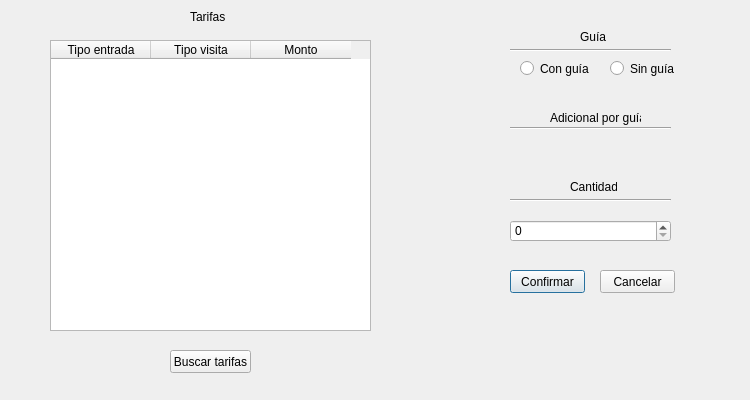
<?xml version="1.0" encoding="UTF-8"?>
<ui version="4.0">
 <class>TarifaEntradas</class>
 <widget class="QDialog" name="TarifaEntradas">
  <property name="geometry">
   <rect>
    <x>0</x>
    <y>0</y>
    <width>750</width>
    <height>400</height>
   </rect>
  </property>
  <property name="minimumSize">
   <size>
    <width>750</width>
    <height>400</height>
   </size>
  </property>
  <property name="maximumSize">
   <size>
    <width>750</width>
    <height>400</height>
   </size>
  </property>
  <property name="windowTitle">
   <string>Dialog</string>
  </property>
  <widget class="QTableWidget" name="t_tarifas">
   <property name="geometry">
    <rect>
     <x>50</x>
     <y>40</y>
     <width>321</width>
     <height>291</height>
    </rect>
   </property>
   <column>
    <property name="text">
     <string>Tipo entrada</string>
    </property>
   </column>
   <column>
    <property name="text">
     <string>Tipo visita</string>
    </property>
   </column>
   <column>
    <property name="text">
     <string>Monto</string>
    </property>
   </column>
  </widget>
  <widget class="Line" name="line">
   <property name="geometry">
    <rect>
     <x>510</x>
     <y>40</y>
     <width>161</width>
     <height>20</height>
    </rect>
   </property>
   <property name="orientation">
    <enum>Qt::Horizontal</enum>
   </property>
  </widget>
  <widget class="QLabel" name="label">
   <property name="geometry">
    <rect>
     <x>580</x>
     <y>30</y>
     <width>47</width>
     <height>13</height>
    </rect>
   </property>
   <property name="text">
    <string>Guía</string>
   </property>
  </widget>
  <widget class="QRadioButton" name="RB_con_guia">
   <property name="geometry">
    <rect>
     <x>520</x>
     <y>60</y>
     <width>82</width>
     <height>17</height>
    </rect>
   </property>
   <property name="text">
    <string>Con guía</string>
   </property>
  </widget>
  <widget class="QRadioButton" name="RB_sin_guia">
   <property name="geometry">
    <rect>
     <x>610</x>
     <y>60</y>
     <width>82</width>
     <height>17</height>
    </rect>
   </property>
   <property name="text">
    <string>Sin guía</string>
   </property>
  </widget>
  <widget class="Line" name="line_2">
   <property name="geometry">
    <rect>
     <x>510</x>
     <y>120</y>
     <width>161</width>
     <height>16</height>
    </rect>
   </property>
   <property name="orientation">
    <enum>Qt::Horizontal</enum>
   </property>
  </widget>
  <widget class="QLabel" name="label_2">
   <property name="geometry">
    <rect>
     <x>550</x>
     <y>110</y>
     <width>91</width>
     <height>16</height>
    </rect>
   </property>
   <property name="text">
    <string>Adicional por guía</string>
   </property>
  </widget>
  <widget class="QLabel" name="lbl_adicional_guia">
   <property name="geometry">
    <rect>
     <x>580</x>
     <y>140</y>
     <width>47</width>
     <height>13</height>
    </rect>
   </property>
   <property name="font">
    <font>
     <weight>75</weight>
     <bold>true</bold>
    </font>
   </property>
   <property name="text">
    <string/>
   </property>
  </widget>
  <widget class="Line" name="line_3">
   <property name="geometry">
    <rect>
     <x>510</x>
     <y>190</y>
     <width>161</width>
     <height>20</height>
    </rect>
   </property>
   <property name="orientation">
    <enum>Qt::Horizontal</enum>
   </property>
  </widget>
  <widget class="QLabel" name="label_4">
   <property name="geometry">
    <rect>
     <x>570</x>
     <y>180</y>
     <width>47</width>
     <height>13</height>
    </rect>
   </property>
   <property name="text">
    <string>Cantidad</string>
   </property>
  </widget>
  <widget class="QSpinBox" name="SP_cantidad">
   <property name="geometry">
    <rect>
     <x>510</x>
     <y>220</y>
     <width>161</width>
     <height>22</height>
    </rect>
   </property>
  </widget>
  <widget class="QPushButton" name="btn_confirmar_seleccion_tarifa">
   <property name="geometry">
    <rect>
     <x>510</x>
     <y>270</y>
     <width>75</width>
     <height>23</height>
    </rect>
   </property>
   <property name="text">
    <string>Confirmar</string>
   </property>
  </widget>
  <widget class="QPushButton" name="btn_cancelar_seleccion_tarifa">
   <property name="geometry">
    <rect>
     <x>600</x>
     <y>270</y>
     <width>75</width>
     <height>23</height>
    </rect>
   </property>
   <property name="text">
    <string>Cancelar</string>
   </property>
  </widget>
  <widget class="QLabel" name="lbl_error">
   <property name="geometry">
    <rect>
     <x>450</x>
     <y>310</y>
     <width>301</width>
     <height>20</height>
    </rect>
   </property>
   <property name="text">
    <string/>
   </property>
  </widget>
  <widget class="QLabel" name="label_3">
   <property name="geometry">
    <rect>
     <x>190</x>
     <y>10</y>
     <width>47</width>
     <height>13</height>
    </rect>
   </property>
   <property name="text">
    <string>Tarifas</string>
   </property>
  </widget>
  <widget class="QPushButton" name="btn_buscar_tarifas">
   <property name="geometry">
    <rect>
     <x>170</x>
     <y>350</y>
     <width>81</width>
     <height>23</height>
    </rect>
   </property>
   <property name="text">
    <string>Buscar tarifas</string>
   </property>
  </widget>
 </widget>
 <resources/>
 <connections/>
</ui>
